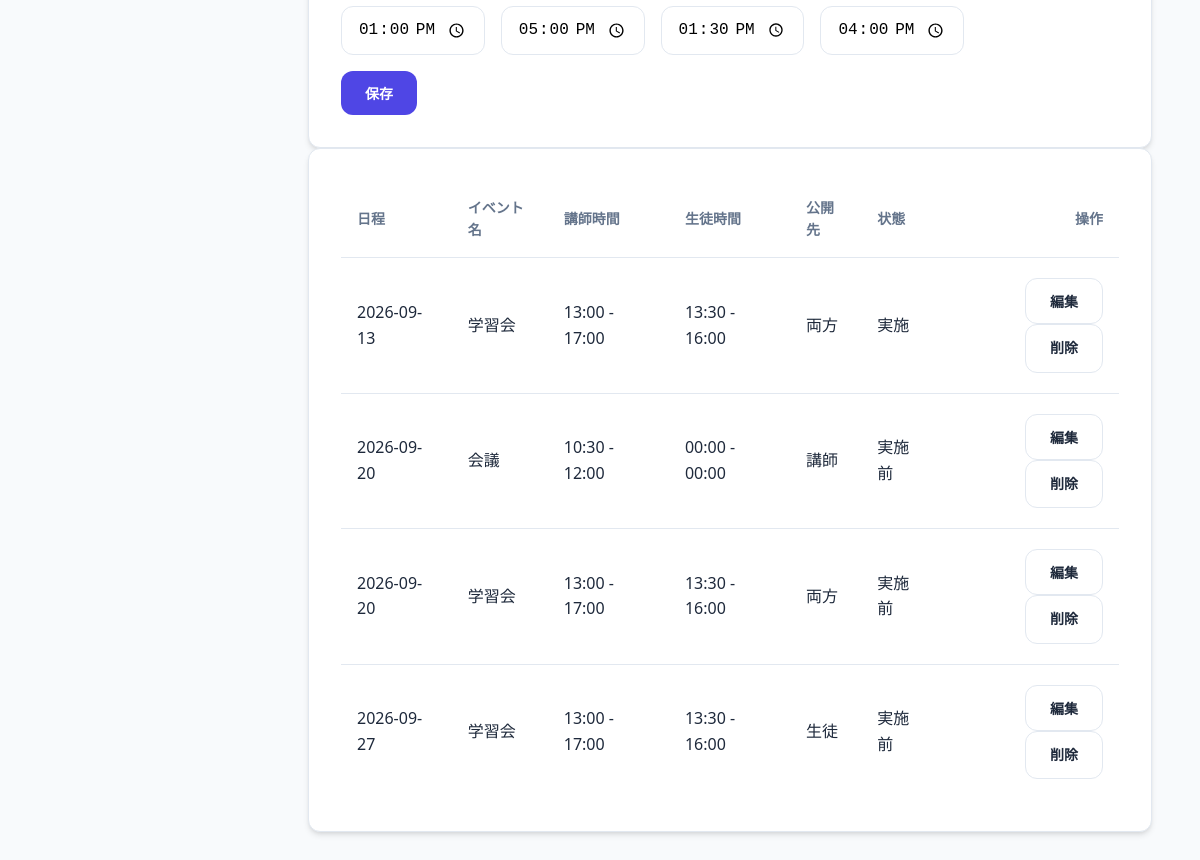
Page /events (signed in, lower part) on the earlier database version.
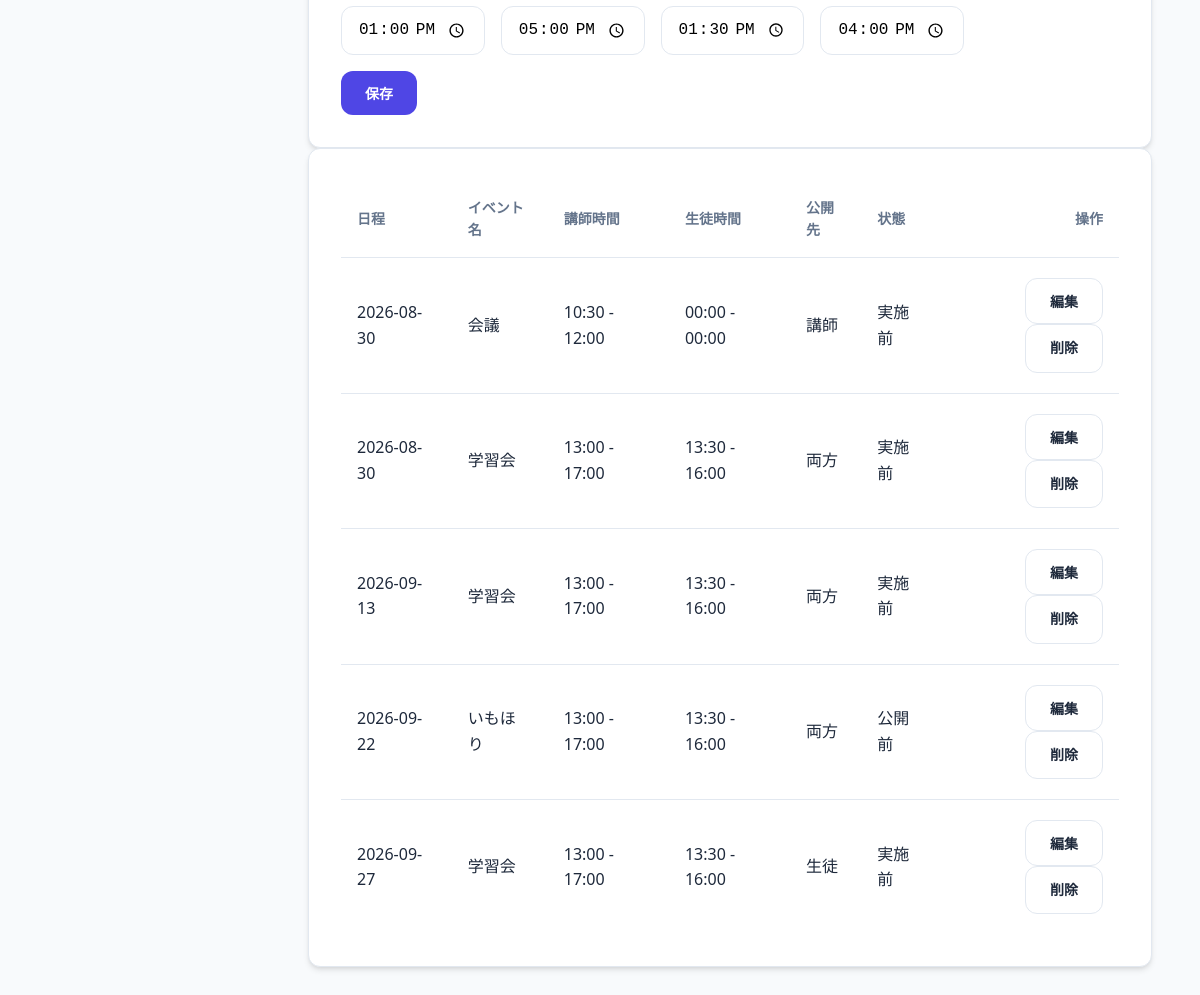
Same page on the later database version.
### models.py (models this page shows)
class Event(db.Model):
    id = db.Column(db.Integer, primary_key=True)
    date = db.Column(db.DateTime, nullable=False)
    name = db.Column(db.String(100), nullable=False)
    organization_id = db.Column(db.Integer, db.ForeignKey('organization.id'), nullable=False)
    organization = db.relationship('Organization')
    venues = db.relationship('Venue', secondary=event_venue, backref='events')
    teacher_start = db.Column(db.String(5), nullable=False)
    teacher_end = db.Column(db.String(5), nullable=False)
    student_start = db.Column(db.String(5), nullable=False)
    student_end = db.Column(db.String(5), nullable=False)
    publish_to = db.Column(db.String(20), default='両方')
    status = db.Column(db.String(20), default='公開前')

### app.py (the view)
@app.route('/events')
@login_required
@organization_required
def events():
    org_id = session['organization_id']
    hidden_statuses = request.args.getlist('hidden_status')
    if 'filter_applied' not in request.args:
        hidden_statuses = ['完了']
    start_date = request.args.get('start_date')
    end_date = request.args.get('end_date')
    query = Event.query.filter_by(organization_id=org_id)
    if hidden_statuses:
        query = query.filter(~Event.status.in_(hidden_statuses))
    if start_date:
        query = query.filter(Event.date >= datetime.strptime(start_date, '%Y-%m-%d'))
    if end_date:
        query = query.filter(Event.date <= datetime.strptime(end_date, '%Y-%m-%d'))
    events = query.order_by(Event.date).all()
    configs = {c.key: c.value for c in Config.query.filter_by(organization_id=org_id).all()}
    return render_template('events.html', events=events, configs=configs,
                           hidden_statuses=hidden_statuses, start_date=start_date, end_date=end_date)

### app.py (called while the page is built)
def login_required(f):
    @wraps(f)
    def decorated_function(*args, **kwargs):
        if 'user_id' not in session:
            return redirect(url_for('login'))
        return f(*args, **kwargs)
    return decorated_function

def organization_required(f):
    @wraps(f)
    def decorated_function(*args, **kwargs):
        if 'user_id' not in session:
            return redirect(url_for('login'))
        user = User.query.get(session['user_id'])
        session['organization_id'] = user.organization_id
        session['org_name'] = user.organization.name
        return f(*args, **kwargs)
    return decorated_function

@app.context_processor
def inject_user():
    user = None
    if 'user_id' in session:
        user = User.query.get(session['user_id'])
    return dict(current_user=user)

### templates/events.html (shortened to what this page needs)
{% extends "base.html" %}
{% block content %}
<div class="card">
    <form action="/event/save" method="post" id="eventForm">
        <div style="display: flex; gap: 1rem; margin-bottom: 1rem; align-items: center; flex-wrap: wrap;">
            <div><label>講師開始: </label><input type="time" name="teacher_start" id="teacherStart" class="form-control"></div>
            <div><label>講師終了: </label><input type="time" name="teacher_end" id="teacherEnd" class="form-control"></div>
            <div><label>生徒開始: </label><input type="time" name="student_start" id="studentStart" class="form-control"></div>
            <div><label>生徒終了: </label><input type="time" name="student_end" id="studentEnd" class="form-control"></div>
        </div>
        <button type="submit" class="btn btn-primary">保存</button>
    </form>
</div>
<div class="card">
    <div class="table-container">
        <table>
            <thead>
                <tr>
                    <th>日程</th>
                    <th>イベント名</th>
                    <th>講師時間</th>
                    <th>生徒時間</th>
                    <th>公開先</th>
                    <th>状態</th>
                    <th style="text-align: right;">操作</th>
                </tr>
            </thead>
            <tbody>
                {% for e in events %}
                <tr>
                    <td>{{ e.date.strftime('%Y-%m-%d') }}</td>
                    <td>{{ e.name }}</td>
                    <td>{{ e.teacher_start }} - {{ e.teacher_end }}</td>
                    <td>{{ e.student_start }} - {{ e.student_end }}</td>
                    <td>{{ e.publish_to }}</td>
                    <td>{{ e.status }}</td>
                    <td style="text-align: right;">
                        <button class="btn btn-outline" onclick="editEvent('{{ e.id }}', '{{ e.date.strftime('%Y-%m-%d') }}', '{{ e.name }}', '{{ e.teacher_start }}', '{{ e.teacher_end }}', '{{ e.student_start }}', '{{ e.student_end }}', '{{ e.publish_to }}', '{{ e.status }}')">編集</button>
                        <a href="/event/delete/{{ e.id }}" class="btn btn-outline btn-danger" onclick="return confirm('本当に削除しますか？')">削除</a>
                    </td>
                </tr>
                {% endfor %}
            </tbody>
        </table>
    </div>
</div>
{% endblock %}

### templates/base.html (shortened to what this page needs)
<!DOCTYPE html>
<html lang="ja">
<head>
    <link rel="stylesheet" href="{{ url_for('static', filename='style.css') }}">
</head>
<body>
<main class="main-content">
    {% block content %}{% endblock %}
</main>
</body>
</html>

### static/style.css (style rules this page uses)
:root { --primary: #4f46e5; --primary-hover: #4338ca; --bg-main: #f8fafc; --bg-card: #ffffff; --text-main: #1e293b; --text-muted: #64748b; --border: #e2e8f0; --shadow: 0 4px 6px -1px rgb(0 0 0 / 0.1), 0 2px 4px -2px rgb(0 0 0 / 0.1); --radius: 0.75rem; --sidebar-w: 260px; }
* { margin: 0; padding: 0; box-sizing: border-box; }
body { font-family: "Segoe UI", "Hiragino Kaku Gothic ProN", "Hiragino Sans", "Meiryo", sans-serif; background-color: var(--bg-main); color: var(--text-main); line-height: 1.6; display: flex; min-height: 100vh; }
.main-content { margin-left: var(--sidebar-w); flex: 1; padding: 3rem; max-width: 1200px; }
.card { background: var(--bg-card); border: 1px solid var(--border); border-radius: var(--radius); padding: 2rem; box-shadow: var(--shadow); }
.table-container { overflow-x: auto; }
table { width: 100%; border-collapse: collapse; text-align: left; }
th { padding: 1rem; border-bottom: 1px solid var(--border); font-size: 0.875rem; text-transform: uppercase; color: var(--text-muted); font-weight: 600; }
td { padding: 1.25rem 1rem; border-bottom: 1px solid var(--border); }
tr:last-child td { border-bottom: none; }
input, select, textarea { width: 100%; padding: 0.75rem 1rem; border: 1px solid var(--border); border-radius: var(--radius); font-size: 1rem; transition: border-color 0.2s; background-color: #fff; }
.btn { display: inline-flex; align-items: center; justify-content: center; padding: 0.75rem 1.5rem; font-size: 0.875rem; font-weight: 600; border-radius: var(--radius); cursor: pointer; transition: all 0.2s; text-decoration: none; border: none; gap: 0.5rem; }
.btn-primary { background-color: var(--primary); color: white; }
.btn-danger { background-color: #ef4444; color: white; }
.btn-outline { background-color: transparent; border: 1px solid var(--border); color: var(--text-main); }

Differences in the rows shown:
changed Event "会議": date "2026-09-20" → "2026-08-30"
changed Event (number 2 of 5 on the later page): date "2026-09-20" → "2026-08-30"
changed Event (number 3 of 5 on the later page): status "実施" → "実施前"; moves down the list
added Event: date "2026-09-22", name "いもほり", teacher_start "13:00", teacher_end "17:00", student_start "13:30", student_end "16:00", publish_to "両方", status "公開前"
